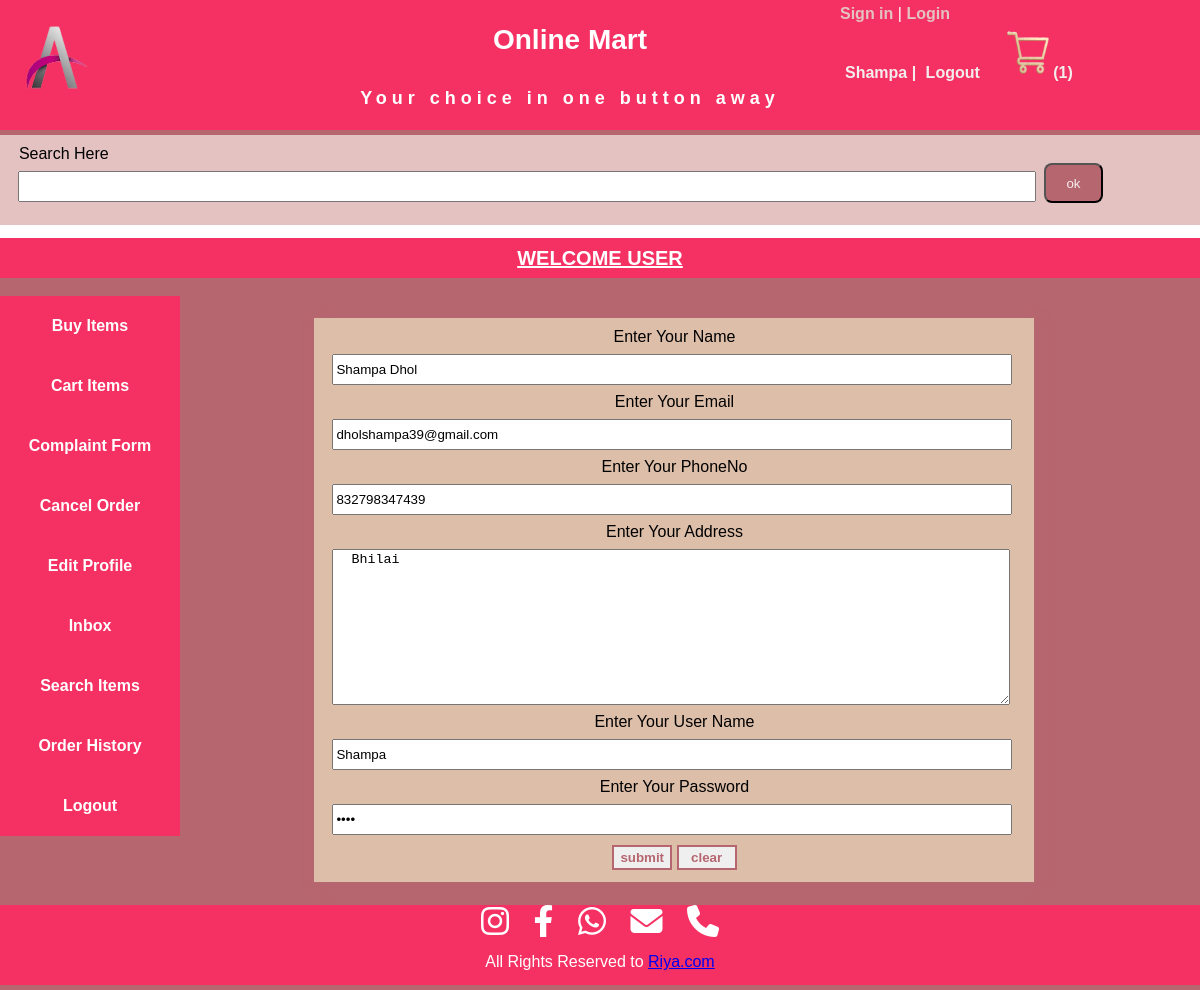
The app's page /editProfile.php (signed in) with its own data.
### tables this page shows
CREATE TABLE IF NOT EXISTS `customerinfo` (
  `custId` int(11) NOT NULL AUTO_INCREMENT,
  `custName` varchar(20) NOT NULL,
  `custEmail` varchar(30) NOT NULL,
  `custPhone` varchar(15) NOT NULL,
  `custAddress` text NOT NULL,
  `custUserName` varchar(20) NOT NULL,
  `custPass` varchar(20) NOT NULL,
  `custType` varchar(5) NOT NULL,
  `reg_date` date NOT NULL,
  PRIMARY KEY (`custId`)
);

### editProfile.php (the view, shortened to what this page needs)
<?php
   if(isset($_SESSION["uname"]) && $_SESSION["utype"]=="user")
   {
   include('header.php');
?>
<div id="content">
   <div id="adminHeader">
        <h1> <u>  WELCOME USER </u></h1>
   </div>
    <br>
    <div id="adminMain">
        <div id="LeftSide">
         <?php  include('userMenu.php');  ?>
        </div>
        <div id="RightSide">
        <div> &nbsp; </div>
  <?php
    include("databseconnect.php");
    $usr = $_SESSION["uname"];
    $rsuser=mysqli_query($con,"select * from customerinfo where custUserName ='$usr'") or die("query Error");
    $row= mysqli_fetch_array($rsuser);
    $a =$row["custName"];
    $b =$row["custEmail"];
    $c =$row["custPhone"];
    $d =$row["custAddress"];
    $e =$row["custUserName"];
    $f =$row["custPass"];
  ?>
  <div id="formdesign">
    <form   method="post" action="updateProfile.php">
    <label > Enter Your Name </label>
    <input type="text" name="txt_name" value='<?=$a?>' />
    <label > Enter Your Email </label>
    <input type="email" name="txt_email" value='<?=$b?>'/>
    <label > Enter Your PhoneNo </label>
    <input type="number" name="txt_phone" value='<?=$c?>'/>
    <label > Enter Your Address </label>
    <textarea name="txt_address"> <?=$d?> </textarea>
    <label > Enter Your User Name </label>
    <input type="text" name="txt_usrname" value='<?=$e?>' readonly/>
    <label > Enter Your Password </label>
    <input type="password" name="txt_pass" value='<?=$f?>'/>
    <input type="submit" value="submit">
    <input type="reset" value="clear">
    </form>
    </div>
    <div> &nbsp </div>
</div>
        </div>
    </div>
</div>
<?php
  include('footer.php');
}
else
{
  header("location:loginForm.php");
}
?>

### CSS/style.css (style rules this page uses)
body { padding: 0px; margin: 0px; font-family: Verdana, Geneva, Tahoma, sans-serif; }
#content { min-height: 600px; width: 100%; border-bottom: 1px solid #b6666f; margin: 0px auto; background-color: #b6666f; }
#formdesign { min-height: 120px; width: 700px; padding: 10px; margin: 0px auto; border: 2px solid #b6666f; box-shadow: 5px 5px 10px #b6666f; background-color: #ddbea9; }
#formdesign form { text-align:center; }
form input[type="text"] ,input[type="number"] ,input[type="email"], input[type="password"] ,textarea , select { display: block; width: 96%; height: 25px; margin: 8px; }
#formdesign form input[type="submit"] , input[type="reset"] { margin: 2px auto; width: 60px; height: 25px; border: 2px solid #b6666f; font-weight: bold; color: #b6666f; }
#adminHeader { background-color: #f53163; width: 100%; height: 40px; padding: 0px; margin-top: 0px; }
#adminHeader h1 { color: white; font-size: 20px; text-align: center; line-height: 40px; }
#adminMain { min-height: 600px; width: 100%; background-color: #b6666f; }
#LeftSide { width: 15%; display: inline-block; vertical-align: top; background-color: #ddbea9; }
#RightSide { width: 80%; display: inline-block; background-color: #b6666f; margin: 2px 10px; }
textarea { height: 150px; }

### records on screen
customerinfo: txt_name "Shampa Dhol", txt_email "dholshampa39@gmail.com", txt_phone "832798347439", txt_address "Bhilai", txt_usrname "Shampa"

### other values on screen
$_SESSION["uname"] "Shampa"
$cnt "1"
